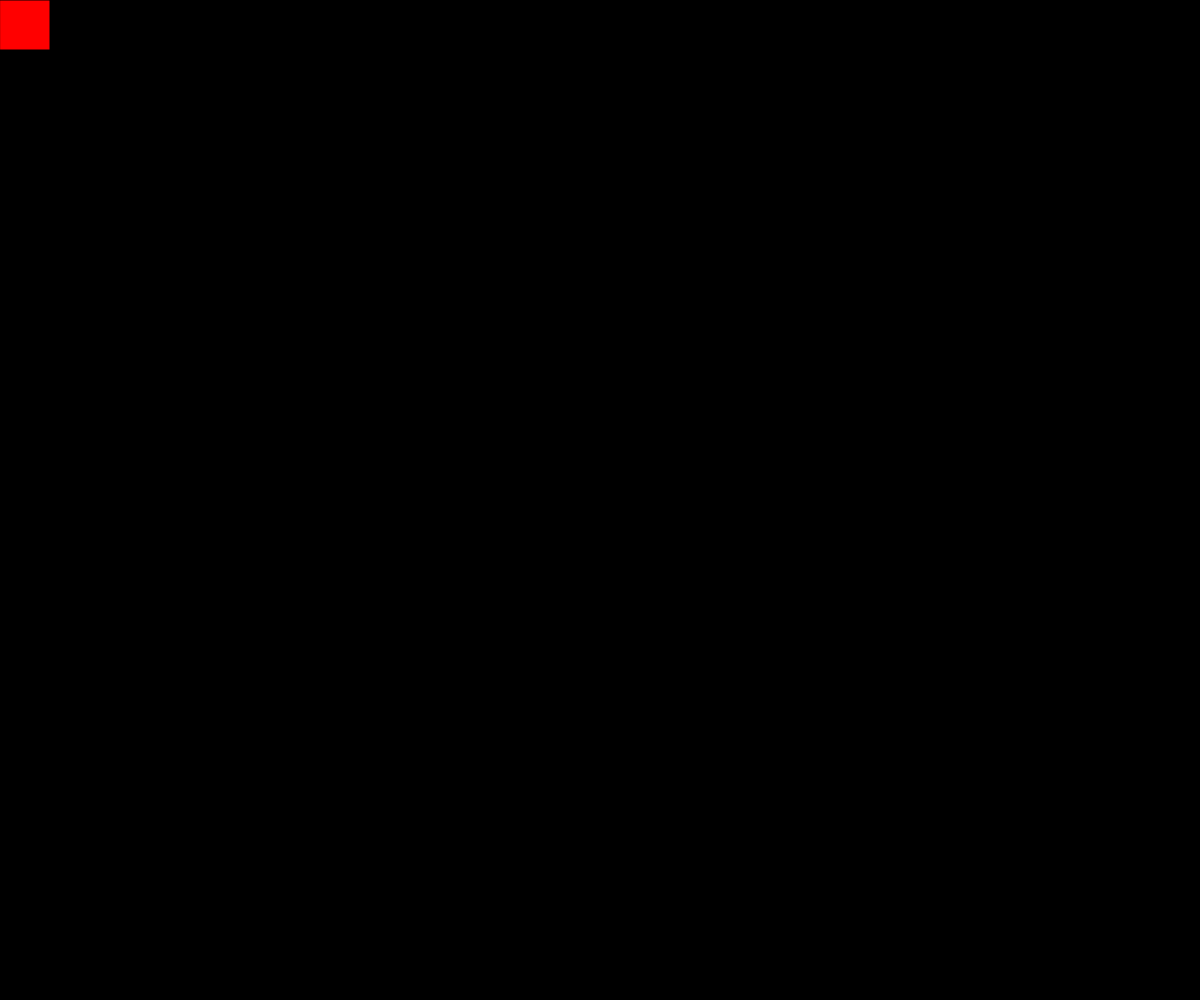
Frame 1 (no input)
Frame 60 (no input): identical to frame 1, image omitted
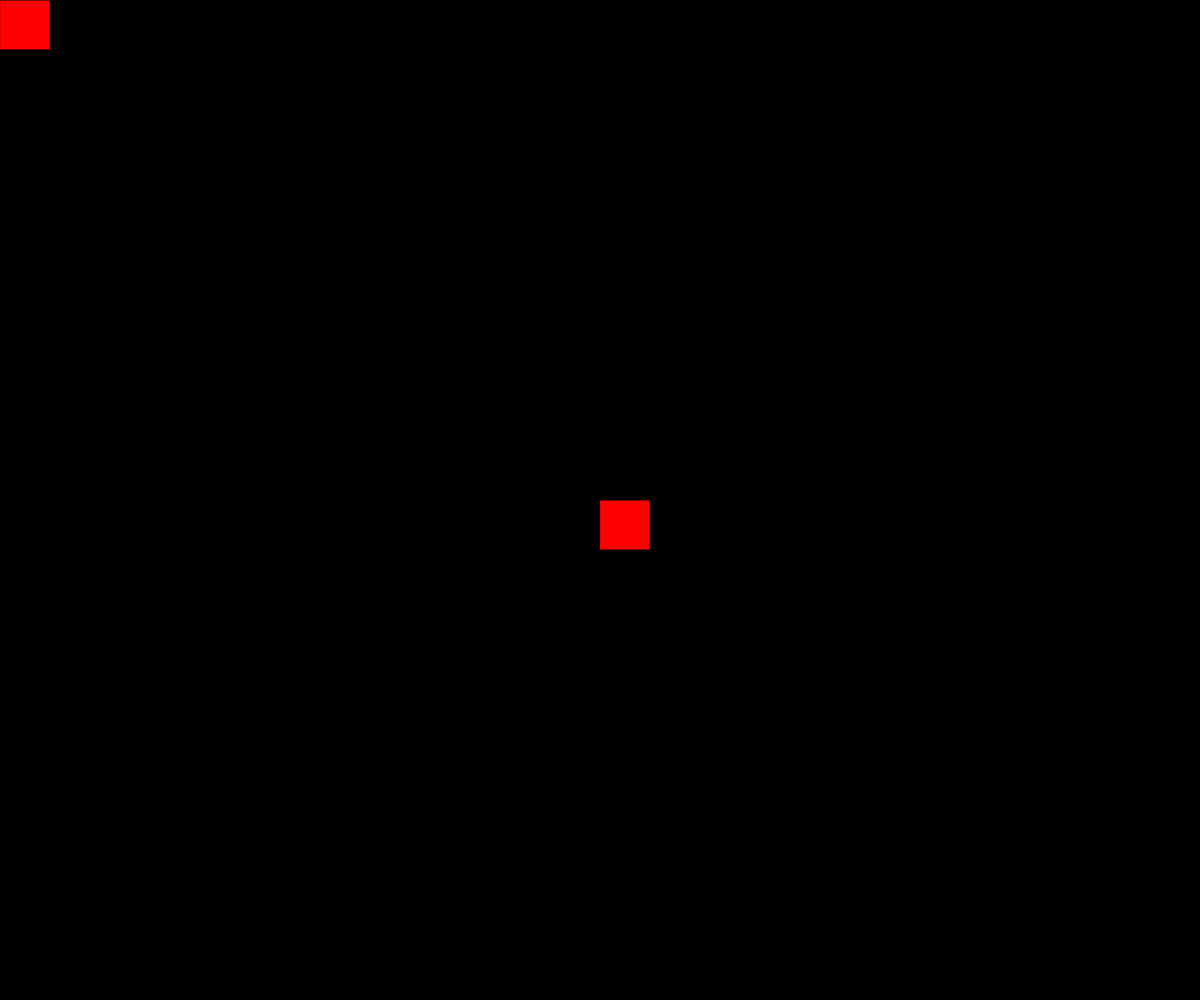
Frame 120 (the mouse pressed at the canvas centre since frame 60)

The p5.js sketch that drew these frames (run headless with seeded random() and noise() and a simulated clock; from frame 60 on, the mouse is pressed at the canvas centre):

// p5.js sketch
// ── sketch.js
function setup(){
    createCanvas(windowWidth, windowHeight);

    background(0);
}

function draw(){
    fill(255, 0, 0);
    rect(mouseX, mouseY, 50, 50);
}

function windowResized(){
    resizeCanvas(windowWidth, windowHeight)
}
// ── socket.js
let servers = [];

// TODO : make a search on
